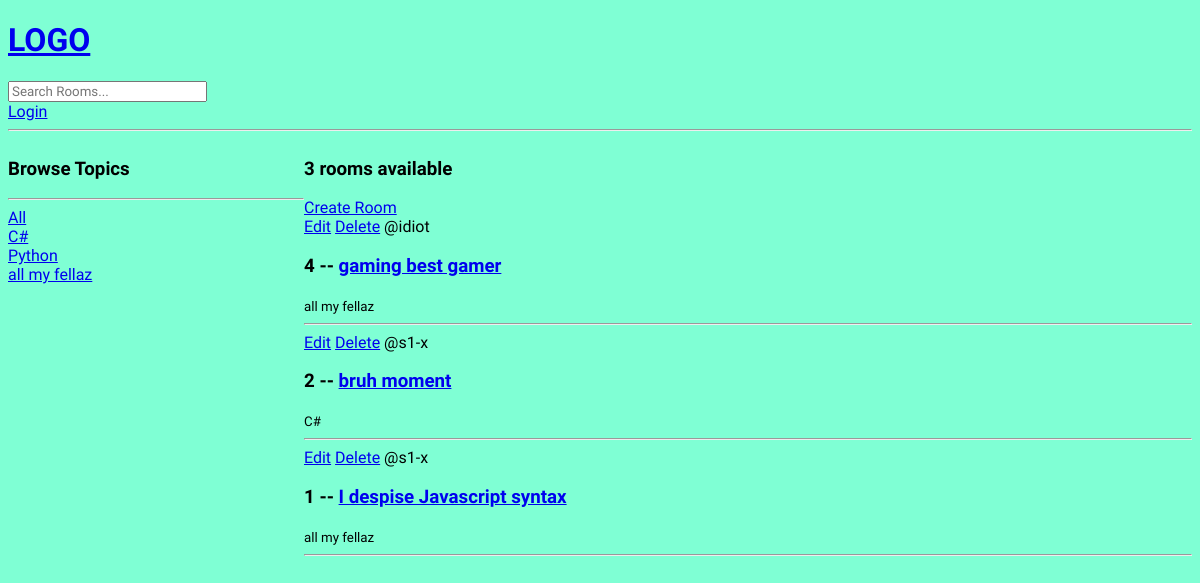
The app's page /, older data.
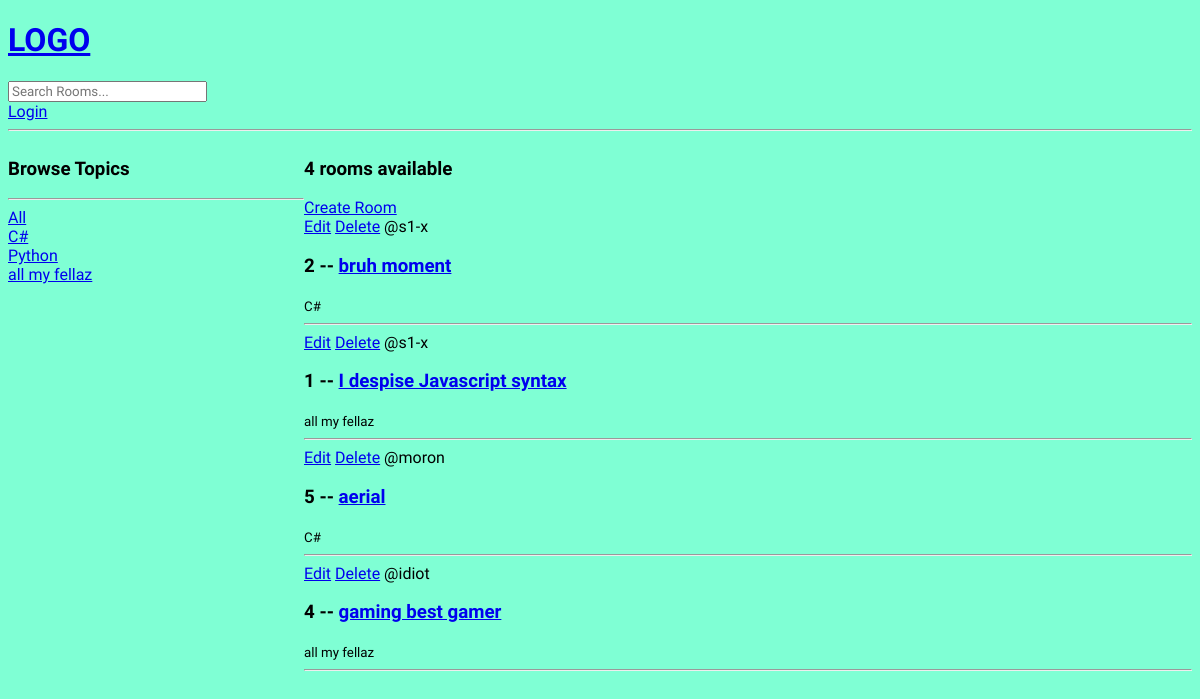
The same page, newer data.
### base/models.py (models this page shows, shortened)
class Topic(models.Model):
    name = models.CharField(max_length=200)

class Room(models.Model):
    host = models.ForeignKey(User, on_delete=models.SET_NULL, null=True)
    topic = models.ForeignKey(Topic, on_delete=models.SET_NULL, null=True)
    name = models.CharField(max_length=200)
    description = models.TextField(null=True, blank=True)
    participants = models.ManyToManyField(User, related_name='participants', blank=True)
    updated = models.DateTimeField(auto_now=True)
    created = models.DateTimeField(auto_now_add=True)
    class Meta:
        ordering = ['-updated', '-created']

### base/views.py (the view)
# urls.py: path('', views.home, name="home"),
def home(request):
    q = request.GET.get('q') if request.GET.get('q') != None else ''
    rooms = Room.objects.filter(
        Q(topic__name__icontains= q) |
        Q(name__icontains=q) |
        Q(description__icontains=q)
    )
    topics = Topic.objects.all()
    room_count = rooms.count()
    room_messages = Message.objects.filter(Q(room__topic__name__icontains=q))
    context = {'rooms': rooms, 'topics': topics, 'room_count': room_count, 'room_messages': room_messages}
    return render(request, 'base/home.html', context)

### base/templates/base/home.html (shortened to what this page needs)
{% extends 'main.html' %}
<!-- {% load static %}
{% block content %}
<div class="home-container">
    <aside>
        <h3>Browse Topics</h3>
        <hr>
        <div>
            <a href="{% url 'home' %}">All</a>
        </div>
        {% for topic in topics %}
            <div>
                <a href="{% url 'home' %}?q={{topic.name}}">{{topic.name}}</a>
            </div>
        {% endfor %}
    </aside>
    <div>
        <h3>{{room_count}} rooms available</h3>
        <a href="{% url 'create-room' %}">Create Room</a>
        <div>
            {% for room in rooms %}
            <div>
                {% if request.user != room.host %}
                <a href="{% url 'update-room' room.id %}">Edit</a>
                <a href="{% url 'delete-room' room.id %}">Delete</a>
                {% endif %}
                <span>@{{room.host.username}}</span>
                <h3>{{room.id}} -- <a href="{% url 'room' room.id %}">{{room.name}}</a></h3>
                <small>{{room.topic.name}}</small>
                <hr>
            </div>
            {% endfor %}
        </div>
    </div>
</div>
{% endblock content %}

### templates/main.html (shortened to what this page needs)
<!DOCTYPE html>
{% load static %}
<html lang="en">
<head>
    <link rel="stylesheet" media="screen" href="{% static 'CSS/styles.css' %}">
</head>
<body>
    {% include 'navbar.html' %}
    {% block content %}
    {% endblock %}
</body>
</html>

### templates/navbar.html
<a href="/">
    <h1>LOGO</h1>
</a>
<form method="GET" action="{% url 'home' %}">
    <input type="text" name="q" placeholder="Search Rooms...">
</form>
{% if request.user.is_authenticated %}
<p>Hello {{request.user}}</p>
<a href="{% url 'logout' %}">Logout</a>
{% else %}
<a href="{% url 'login' %}">Login</a>
{% endif %}
<hr>

### static/CSS/styles.css (style rules this page uses)
body { background-color: aquamarine; }
* { font-family: "Quicksand", serif; line-height: normal; list-style-type: none; }

### base/templates/base/home.html (style rules this page uses)
.home-container { display: grid; grid-template-columns: 1fr 3fr; }

Row changes from the older to the newer data that the page shows:
added Room: shows "Edit", host.username "moron", id "5", name "aerial", topic.name "C#"
shown differently, row unchanged: Room "gaming best gamer": moves down the list
Text that changed along with them:
{{ room_count }}: "3" → "4"
